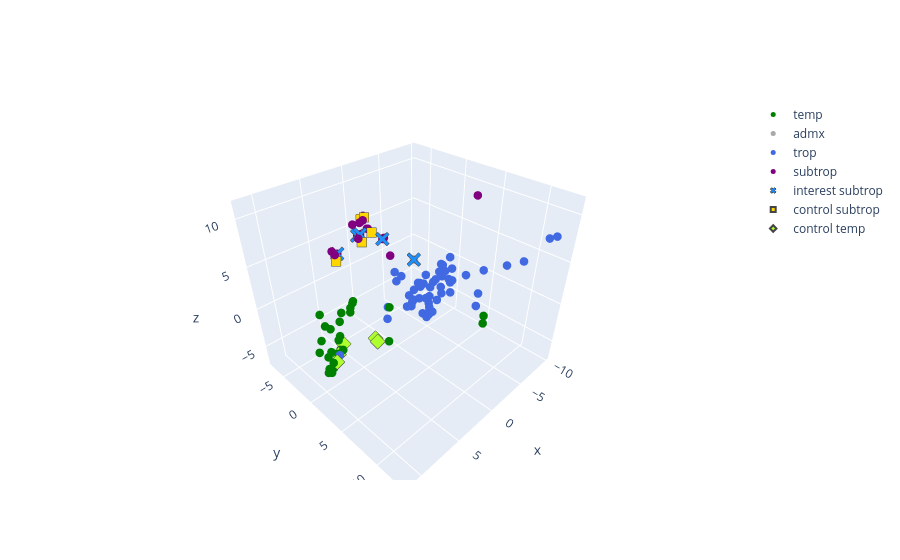

The notebook cell this image was saved under:
### Code cell
from sklearn.decomposition import PCA

PCsel= 1
ref_keep= [2,5,6]
Names_subsel= [Names[x] for x in Nsample]
###

gp_cols= {
    0:[178,34,34,1],
    1:[255,165,0,1],
    2:[0,128,0,1],
    3:[34,139,34,1],
    4:[169,169,169],
    5:[65,105,225,1],
    6:[128,0,128,1]
}

"""
    'red': [0,128,0],
    'yellow': [65,105,225],
    'blue': [128,0,128],
"""

gp_cols= {z:'rgb({})'.format(','.join([str(x) for x in g])) for z,g in gp_cols.items()}


gp_names_dict= {
    0: 'Indica',
    1: 'cAus',
    2: 'temp',
    3: 'cBas',
    4: 'admx',
    5: 'trop',
    6: 'subtrop'
}

ref_dict= list(RG_info['IRIS_ID'])
ref_dict= [ref_dict.index(x) for x in Names_subsel]
ref_code= [RG_info['Initial_subpop'][x] for x in ref_dict]

ref_dict= [['admx',x][int(x in code.keys())] for x in ref_code]
ref_dict= [code[x] for x in ref_dict]

keep_vec= [x for x in range(len(ref_dict)) if ref_dict[x] in ref_keep or Names_subsel[x] in Names_select]
names_kept= [Names_subsel[x] for x in keep_vec]
Names_idx= [names_kept.index(x) for x in Names_select]
ref_dict= [ref_dict[x] for x in keep_vec]


ref_dict= {z: [x for x in range(len(ref_dict)) if ref_dict[x]==z] for z in set(ref_dict)}
###
pca = PCA(n_components=3)

pca.fit(gen_sample[keep_vec])

pc_data= pca.transform(gen_sample[keep_vec])

###

fig= [go.Scatter3d(
    x= pc_data[g,0],
    y= pc_data[g,PCsel],
    z= pc_data[g,PCsel+1],
    text= [Names_subsel[x] for x in g],
    mode= "markers",
    name= gp_names_dict[z],
    marker= dict(
        size= 5,
        color= gp_cols[z]
    )
) for z,g in ref_dict.items()]

fig.append(go.Scatter3d(
    x= pc_data[Names_idx[:5],0],
    y= pc_data[Names_idx[:5],PCsel],
    z= pc_data[Names_idx[:5],PCsel+1],
    mode= "markers",
    name= 'interest subtrop',
    text= Names_select[:5],
    marker= dict(
        size= 5,
        color= 'rgb(30,144,255)',
        symbol= 'x',
        line= dict(width= 1)
    )
    )
)

fig.append(go.Scatter3d(
    x= pc_data[Names_idx[5:10],0],
    y= pc_data[Names_idx[5:10],PCsel],
    z= pc_data[Names_idx[5:10],PCsel+1],
    mode= "markers",
    name= 'control subtrop',
    text= Names_select[5:10],
    marker= dict(
        size= 5,
        color= 'rgb(255,215,0)',
        symbol= 'square',
        line= dict(width= 2)
    )
    )
)

fig.append(go.Scatter3d(
    x= pc_data[Names_idx[10:],0],
    y= pc_data[Names_idx[10:],PCsel],
    z= pc_data[Names_idx[10:],PCsel+1],
    mode= "markers",
    name= 'control temp',
    text= Names_select[10:],
    marker= dict(
        size= 5,
        color= 'rgb(173,255,47)',
        symbol= 'diamond',
        line= dict(width= 2)
    )
))



layout= go.Layout()

Figure= go.Figure(data= fig,layout= layout)
iplot(Figure)

### Figure 1 — Plotly figure (JSON) as saved in the notebook; plotly's stock layout.template omitted (floating-point values rounded to 4 significant figures)
{"data": [{"marker": {"color": "rgb(0,128,0,1)", "size": 5}, "mode": "markers", "name": "temp", "text": ["B002", "B005", "B006", "B008", "B014", "B024", "B035", "B037", "B089", "B121", "B193", "B195", "B199", "B200", "B229", "CX11", "CX33", "CX34", "CX70", "CX80", "CX84", "CX88", "CX113", "CX124", "CX125", "CX155", "CX220", "CX234", "IRIS_313-7819", "IRIS_313-7832", "IRIS_313-7994", "IRIS_313-8084", "IRIS_313-8119", "IRIS_313-8143", "IRIS_313-8170"], "type": "scatter3d", "x": [8.26, 9.953, 9.104, 6.51, 6.73, 2.411, 8.687, 4.651, 1.657, -0.2568, 9.766, 7.149, 8.414, 9.227, 10.24, 10.87, 8.807, 10.41, 10.31, 5.402, 5.587, 8.976, 8.324, 1.931, 8.668, 10.77, 8.641, 6.55, 8.722, 10.65, 4.88, 10.24, 11.32, 10.88, 11.01], "y": [1.362, 2.516, 1.634, 4.057, 4.605, 12.81, 1.264, -1.585, 0.7044, 11.05, 1.457, -0.5208, -0.3352, 1.725, 2.367, 2.537, -1.274, 1.896, 2.442, -0.9694, -0.7946, -0.322, 1.022, 0.771, 1.806, 2.731, 1.55, -0.9604, 1.414, 2.371, -1.144, 0.7936, 3.079, 1.255, 2.69], "z": [-1.236, -1.664, -1.86, 0.06032, 0.1256, 5.316, -0.5715, 0.1363, -0.772, 1.964, -1.248, -0.2512, -0.3376, -1.634, -1.685, -1.909, 1.109, -1.187, -2.221, 0.25, -0.09258, 0.3563, -0.4421, -5.247, -1.459, -2.317, -1.83, 0.2721, -1.67, -2.2, 0.7346, 5.405e-05, -1.678, -0.7365, -2.099]}, {"marker": {"color": "rgb(169,169,169)", "size": 5}, "mode": "markers", "name": "admx", "text": ["CX5"], "type": "scatter3d", "x": [-1.092], "y": [1.529], "z": [4.202]}, {"marker": {"color": "rgb(65,105,225,1)", "size": 5}, "mode": "markers", "name": "trop", "text": ["B023", "B052", "B062", "B079", "B086", "B146", "B147", "B168", "B180", "B185", "B204", "B205", "B208", "B231", "B252", "B260", "CX3", "CX8", "CX31", "CX51", "CX66", "CX120", "CX122", "CX130", "CX232", "CX243", "CX273", "CX278", "CX307", "CX317", "CX351", "CX358", "CX366", "CX402", "CX421", "IRIS_313-7722", "IRIS_313-7773", "IRIS_313-7815", "IRIS_313-7816", "IRIS_313-7922", "IRIS_313-8010", "IRIS_313-8011", "IRIS_313-8049", "IRIS_313-8069", "IRIS_313-8074", "IRIS_313-8124", "IRIS_313-8149", "IRIS_313-8155", "IRIS_313-8204", "IRIS_313-8212", "IRIS_313-8215", "IRIS_313-8252", "IRIS_313-8349"], "type": "scatter3d", "x": [-4.349, -6.097, -7.286, -6.467, -5.7, -4.153, -5.43, -6.834, -7.373, -3.97, -4.637, -5.395, -4.781, -5.805, -4.417, -6.106, -5.229, -5.686, -4.022, -6.696, -5.137, -5.687, 9.229, -5.188, -3.62, -5.361, -4.788, -3.149, -7.276, -5.668, -6.905, -7.396, -3.634, -5.569, -3.798, -3.975, -6.578, -4.737, -9.324, -4.988, -6.257, -4.74, -5.196, -6.073, -0.8879, -9.745, -5.539, -6.738, -5.603, -3.895, -1.411, -3.702, -4.363], "y": [1.962, 1.107, 1.096, 0.7368, 2.711, 1.079, -0.2274, -0.8436, -0.4582, -2.051, 3.728, -1.97, -2.478, 1.208, -0.2296, -1.752, 7.158, 0.5019, 10.42, -1.205, -0.3277, -1.032, 1.99, -2.454, -2.978, -0.4468, -0.1257, 3.94, -1.782, 4.716, 5.612, 10.17, -4.113, -1.756, 4.295, -1.278, 5.719, 3.395, 11.39, 0.2121, 0.7234, 2.246, 0.06248, -2.316, -2.555, 11.89, 0.2635, 1.56, -3.168, -0.3026, -3.009, -3.915, -2.805], "z": [-2.31, 1.143, -1.297, -0.6932, -1.57, -0.9012, -4.473, -6.89, -1.04, -3.545, 1.043, -2.401, -5.802, -1.623, -5.456, -2.753, 3.596, -0.862, 6.142, -7.045, -5.97, -0.9797, -1.641, -3.542, -1.087, -6.665, -3.378, 2.984, -6.937, 1.68, -0.8602, 4.997, -1.066, -2.925, 3.149, -3.773, -2.334, 0.577, 7.22, -5.732, 1.035, -1.43, -3.198, -2.918, -5.609, 7.455, -1.268, 2.079, -6.023, -3.013, -4.415, -2.285, -5.807]}, {"marker": {"color": "rgb(128,0,128,1)", "size": 5}, "mode": "markers", "name": "subtrop", "text": ["B184", "B243", "CX15", "CX18", "CX241", "CX369", "CX372", "CX381", "CX388", "IRIS_313-7792", "IRIS_313-7807", "IRIS_313-8256", "IRIS_313-8283", "IRIS_313-8288", "IRIS_313-8293", "IRIS_313-8303", "IRIS_313-8314", "IRIS_313-8324", "IRIS_313-8356", "IRIS_313-8409", "IRIS_313-8414", "IRIS_313-8434", "IRIS_313-8437"], "type": "scatter3d", "x": [3.86, -0.8816, -0.5155, -4.992, -0.8689, -0.3839, -0.1594, -2.137, -1.317, 3.648, -2.126, -1.675, -0.9888, -1.28, -1.816, 0.1718, -2.716, -1.367, 3.113, 0.486, -1.973, 3.801, 3.877], "y": [-4.825, -2.896, -6.133, 5.792, -6.59, -6.483, -5.468, -3.141, -6.525, -5.309, -6.745, -6.714, -6.617, -5.076, -7.072, -6.475, -4.745, -6.918, -5.554, -5.21, -6.7, -5.029, -5.412], "z": [3.383, 4.89, 4.337, 11.17, 5.438, 4.097, 3.78, 2.23, 5.61, 3.775, 4.203, 5.781, 5.435, 4.687, 5.776, 5.643, 3.582, 5.604, 3.663, 4.549, 4.276, 4.018, 4.31]}, {"marker": {"color": "rgb(30,144,255)", "line": {"width": 1}, "size": 5, "symbol": "x"}, "mode": "markers", "name": "interest subtrop", "text": ["IRIS_313-10834", "IRIS_313-12289", "IRIS_313-8580", "IRIS_313-8872", "IRIS_313-9048"], "type": "scatter3d", "x": [-0.3839, 3.113, -0.8816, -1.092, -0.5155], "y": [-6.483, -5.554, -2.896, 1.529, -6.133], "z": [4.097, 3.663, 4.89, 4.202, 4.337]}, {"marker": {"color": "rgb(255,215,0)", "line": {"width": 2}, "size": 5, "symbol": "square"}, "mode": "markers", "name": "control subtrop", "text": ["IRIS_313-10848", "IRIS_313-12029", "IRIS_313-12134", "IRIS_313-12265", "IRIS_313-8011"], "type": "scatter3d", "x": [-0.1594, -1.675, -1.28, -1.367, 3.86], "y": [-5.468, -6.714, -5.076, -6.918, -4.825], "z": [3.78, 5.781, 4.687, 5.604, 3.383]}, {"marker": {"color": "rgb(173,255,47)", "line": {"width": 2}, "size": 5, "symbol": "diamond"}, "mode": "markers", "name": "control temp", "text": ["B014", "B002", "B008", "B023", "B005"], "type": "scatter3d", "x": [6.51, 8.26, 9.104, 6.73, 9.953], "y": [4.057, 1.362, 1.634, 4.605, 2.516], "z": [0.06032, -1.236, -1.86, 0.1256, -1.664]}], "layout": {}}
